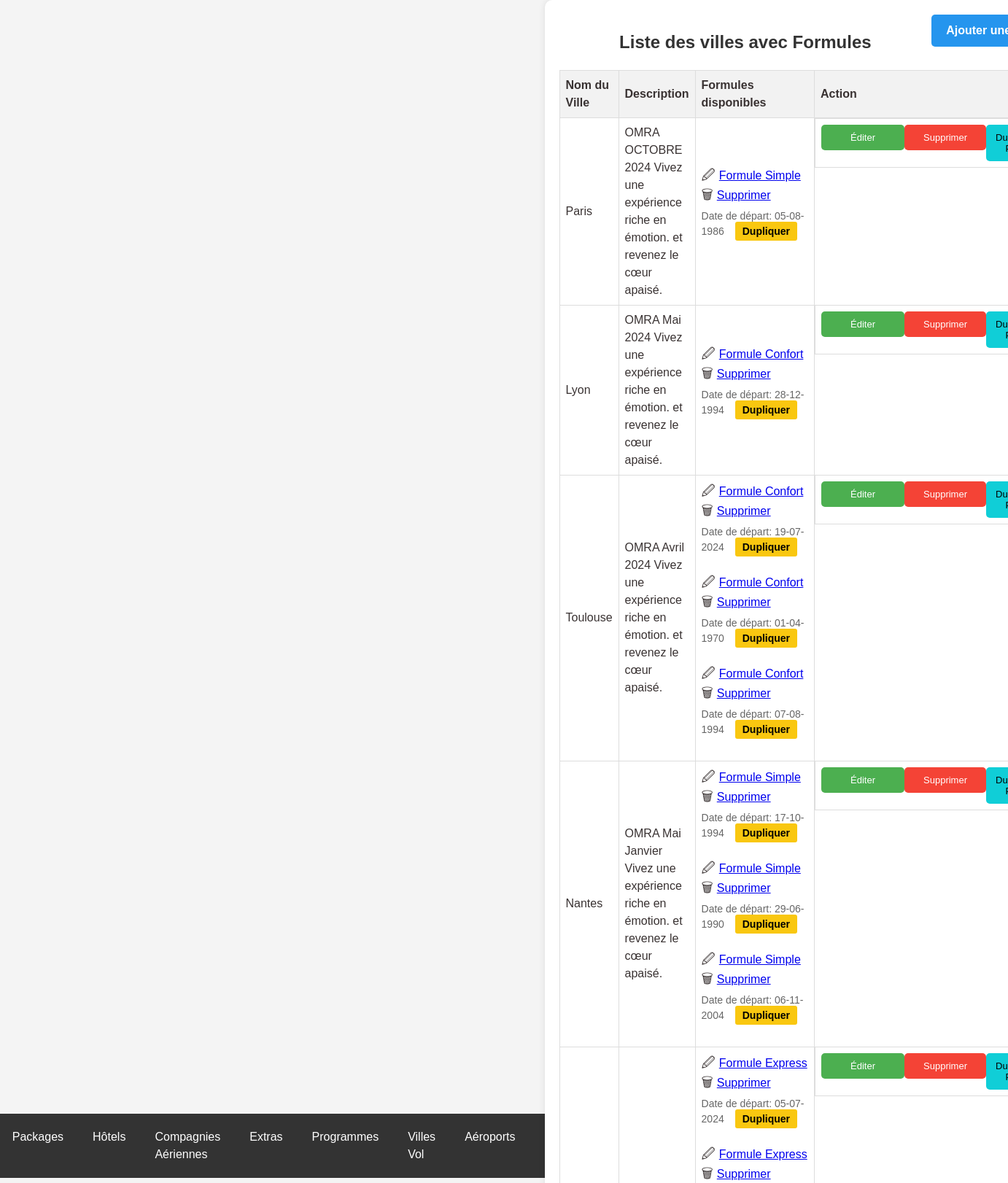
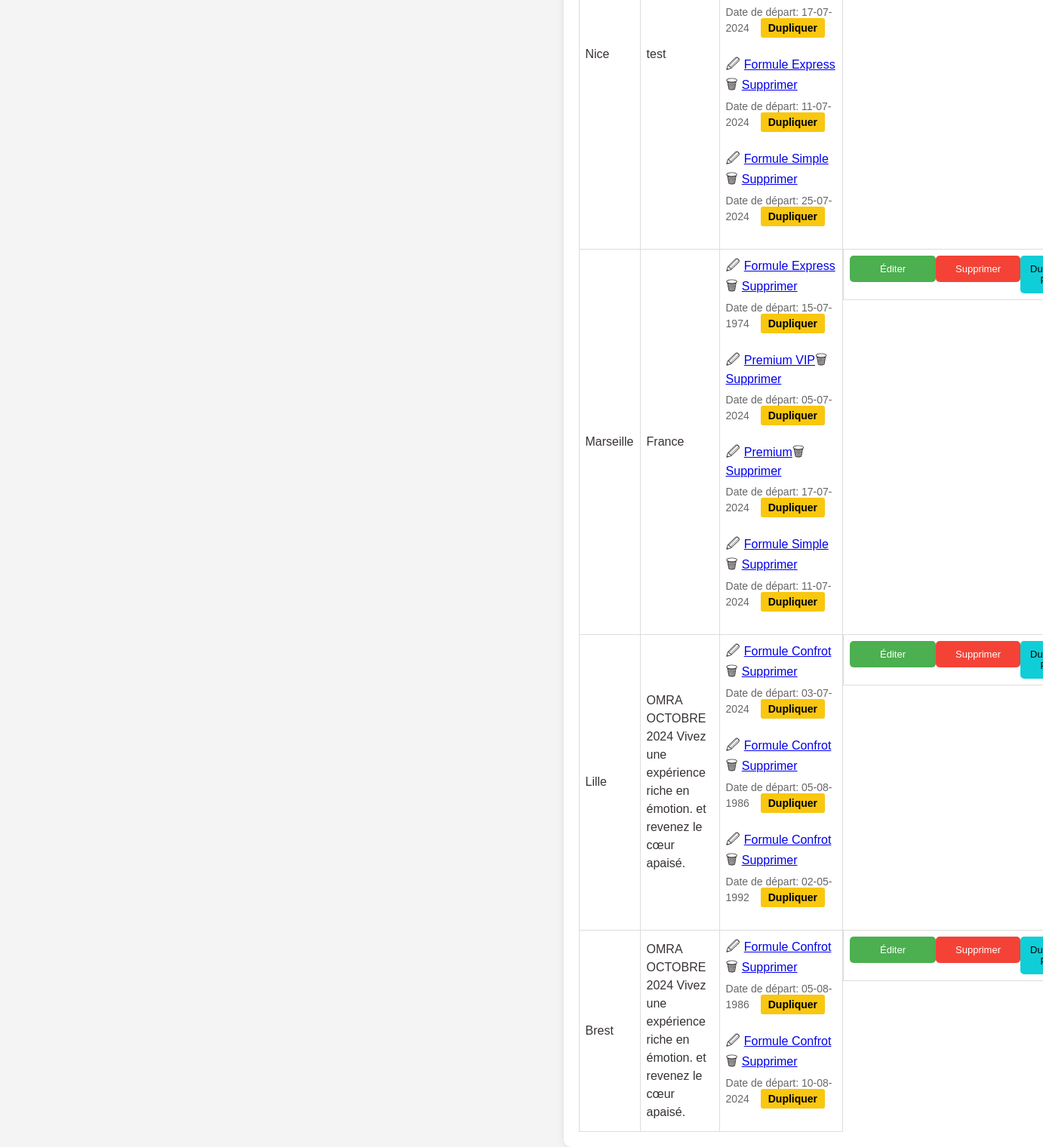
Screenshot of /omrapackage.php with the database file from the repository (2 pictures, top to bottom).
### tables this page shows
CREATE TABLE `omra_packages` (
  `id` int(11) NOT NULL,
  `nom` varchar(255) NOT NULL,
  `description` text NOT NULL,
  `photo` varchar(255) NOT NULL
);

CREATE TABLE `formules` (
  `id` int(11) NOT NULL,
  `package_id` int(11) NOT NULL,
  `date_depart` date DEFAULT NULL,
  `date_retour` date DEFAULT NULL,
  `statut` enum('activé','désactivé') NOT NULL,
  `duree_sejour` varchar(255) NOT NULL,
  `prix_chambre_quadruple` decimal(10,2) NOT NULL,
  `prix_chambre_triple` decimal(10,2) NOT NULL,
  `prix_chambre_double` decimal(10,2) NOT NULL,
  `prix_chambre_single` decimal(10,2) NOT NULL,
  `child_discount` decimal(10,2) NOT NULL,
  `prix_bebe` decimal(10,2) NOT NULL,
  `prix_chambre_quadruple_promo` decimal(10,2) NOT NULL,
  `prix_chambre_triple_promo` decimal(10,2) NOT NULL,
  `prix_chambre_double_promo` decimal(10,2) NOT NULL,
  `prix_chambre_single_promo` decimal(10,2) NOT NULL,
  `type_id` int(11) DEFAULT NULL,
  `created_at` timestamp NOT NULL DEFAULT current_timestamp() ON UPDATE current_timestamp(),
  `programs_id` longtext DEFAULT NULL CHECK (json_valid(`programs_id`))
);

CREATE TABLE `type_formule_omra` (
  `id` int(11) NOT NULL,
  `nom` varchar(255) NOT NULL,
  `formule_parent_id` int(11) DEFAULT NULL
);

### omrapackage.php (the view, shortened to what this page needs)
<!DOCTYPE html>
<html lang="fr">
<head>
    <link rel="stylesheet" href="styles.css">
</head>
<body>
    <?php include 'header.php'; ?>
    <div class="container">
    <a href="ajoutomrapackage.php" class='btn-add'><b>Ajouter une Ville</b></a>
            <h2 class="text-center">Liste des villes avec Formules</h2>
        <table>
            <thead>
                <tr>
                    <th>Nom du Ville</th>
                    <th style="width: 550px;">Description</th>
                    <th>Formules disponibles</th>
                    <th>Action</th>
                </tr>
            </thead>
            <tbody>
                <?php
                include 'db.php';
                $sql_packages = "SELECT * FROM omra_packages";
                $result_packages = mysqli_query($conn, $sql_packages);
                if (mysqli_num_rows($result_packages) > 0) {
                    while ($row_package = mysqli_fetch_assoc($result_packages)) {
                        echo "<tr>";
                        echo "<td>" . $row_package['nom'] . "</td>";
                        echo "<td>" . $row_package['description'] . "</td>";
                        $package_id = $row_package['id'];
                        $sql_formules = "SELECT formules.*, type_formule_omra.nom as type_nom
                                     FROM formules
                                     JOIN type_formule_omra ON formules.type_id = type_formule_omra.id
                                     WHERE package_id = $package_id";
                        $result_formules = mysqli_query($conn, $sql_formules);
                        if (mysqli_num_rows($result_formules) > 0) {
                            echo "<td>";
                            while ($row_formule = mysqli_fetch_assoc($result_formules)) {
                                echo "<span class='icon'>&#128393;</span><a href='edit_formule.php?id=" . $row_formule['id'] . "'>" . $row_formule['type_nom'] . "</a>";
                                echo "<span class='icon'>&#128465;</span><a href='delete_formule.php?id=" . $row_formule['id'] . "' onclick=\"return confirm('Êtes-vous sûr de vouloir supprimer cette formule?')\">Supprimer</a>";
                                if (!empty($row_formule['date_depart'])) {
                                    $date_depart_formattee = date('d-m-Y', strtotime($row_formule['date_depart']));
                                    echo "<br><span class='indicator'>Date de départ: " . $date_depart_formattee ;
                                    echo "<a class='btn-dup' href='duplicate_formule.php?id=" . $row_formule['id'] . "'><b>Dupliquer</b></a></span>";
                                }
                                echo "<br>";
                            }
                            echo "</td>";
                        } else {
                            echo "<td>Aucune formule disponible pour ce package.</td>";
                        }
                        echo "<td class='btn-group'>";
                        echo "<div >";
                        echo "<button class='btn-edit' onclick=\"window.location.href='edit_package.php?id=" . $package_id . "'\">Éditer</button>";
                        echo "</div>";
                        echo "<br>";
                        echo "<div >";
                        echo "<button class='btn-delete' onclick=\"if(confirm('Êtes-vous sûr de vouloir supprimer ce package?')) { window.location.href='delete_package.php?id=" . $package_id . "'; }\">Supprimer</button>";
                        echo "</div>";
                        echo "<br>";
                        echo "<div >";
                        echo "<button class='btn-dup-pack' onclick=\"if(confirm('Êtes-vous sûr de vouloir dupliquer ce package?')) { window.location.href='duplicate_package.php?id=" . $package_id . "'; }\">Dupliquer Pack</button>";
                        echo "</div>";
                    }
                } else {
                    echo "<tr><td colspan='4'>Aucun package Omra disponible pour le moment.</td></tr>";
                }
                ?>
            </tbody>
        </table>
    </div>
</body>
</html>

### css/styles.css (style rules this page uses)
body { font-family: 'Lexend', sans-serif; line-height: 1.5; min-height: 100vh; display: flex; align-items: center; justify-content: center; color: #393232; background-color: #f7f7f7; }
.btn-group { display: flex; justify-content: space-between; }
.btn-group { margin-top: auto; }

### omrapackage.php (style rules this page uses)
body { font-family: Arial, sans-serif; background-color: #f4f4f4; margin: 0; padding: 0; box-sizing: border-box; }
.container { width: 90%; margin: auto; background-color: #fff; padding: 20px; border-radius: 10px; box-shadow: 0 0 10px rgba(0, 0, 0, 0.1); }
h2 { text-align: center; color: #333; }
table { width: 100%; border-collapse: collapse; }
th, td { border: 1px solid #ddd; padding: 8px; text-align: left; }
th { background-color: #f2f2f2; }
.btn-group { text-align: center; }
.btn-edit { background-color: #4CAF50; color: white; padding: 10px 40px; border: none; border-radius: 5px; cursor: pointer; text-decoration: none; font-size: small; }
.btn-add { background-color: #2595ee; color: white; padding: 10px 20px; border: none; border-radius: 5px; cursor: pointer; float:right; text-decoration: none; }
.btn-delete { background-color: #f44336; color: white; padding: 10px 26px; border: none; border-radius: 5px; cursor: pointer; text-decoration: none; font-size: small; }
.icon { font-size: 18px; margin-right: 5px; }
.indicator { display: block; font-size: 14px; color: #666; margin-top: 5px; }
.btn-dup { background-color: #f9c710; color: black; padding: 5px 10px; border: none; border-radius: 3px; cursor: pointer; text-decoration: none; margin: 0 15px; }
.btn-dup-pack { background-color: #10ced7; color: black; padding: 10px 13px; border: none; border-radius: 5px; cursor: pointer; text-decoration: none; font-size: small; }

### header.php (style rules this page uses)
body { font-family: Arial, sans-serif; background-color: #f4f4f4; margin: 0; padding: 0; box-sizing: border-box; }

### rows the page displays
omra_packages: nom "Paris", description "OMRA OCTOBRE 2024 Vivez une expérience riche en émotion. et revenez le cœur apaisé."
formules: type.nom "Formule Simple", date_depart "05-08-1986"
omra_packages: nom "Lyon", description "OMRA Mai 2024 Vivez une expérience riche en émotion. et revenez le cœur apaisé."
formules: type.nom "Formule Confort", date_depart "28-12-1994"
omra_packages: nom "Toulouse", description "OMRA Avril 2024 Vivez une expérience riche en émotion. et revenez le cœur apaisé."
formules: type.nom "Formule Confort", date_depart "19-07-2024"
formules: type.nom "Formule Confort", date_depart "01-04-1970"
formules: type.nom "Formule Confort", date_depart "07-08-1994"
omra_packages: nom "Nantes", description "OMRA Mai Janvier Vivez une expérience riche en émotion. et revenez le cœur apaisé."
formules: type.nom "Formule Simple", date_depart "17-10-1994"
formules: type.nom "Formule Simple", date_depart "29-06-1990"
formules: type.nom "Formule Simple", date_depart "06-11-2004"
omra_packages: nom "Nice", description "test"
formules: type.nom "Formule Express", date_depart "05-07-2024"
formules: type.nom "Formule Express", date_depart "17-07-2024"
formules: type.nom "Formule Express", date_depart "11-07-2024"
formules: type.nom "Formule Simple", date_depart "25-07-2024"
omra_packages: nom "Marseille", description "France"
formules: type.nom "Formule Express", date_depart "15-07-1974"
formules: type.nom "Premium VIP", date_depart "05-07-2024"
formules: type.nom "Premium", date_depart "17-07-2024"
formules: type.nom "Formule Simple", date_depart "11-07-2024"
omra_packages: nom "Lille", description "OMRA OCTOBRE 2024 Vivez une expérience riche en émotion. et revenez le cœur apaisé."
formules: type.nom "Formule Confrot", date_depart "03-07-2024"
formules: type.nom "Formule Confrot", date_depart "05-08-1986"
formules: type.nom "Formule Confrot", date_depart "02-05-1992"
omra_packages: nom "Brest", description "OMRA OCTOBRE 2024 Vivez une expérience riche en émotion. et revenez le cœur apaisé."
formules: type.nom "Formule Confrot", date_depart "05-08-1986"
formules: type.nom "Formule Confrot", date_depart "10-08-2024"
